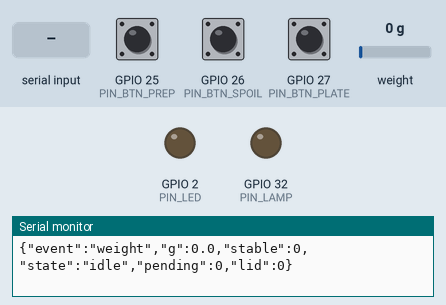
This sketch was run on a simulated ESP32. Shown: output pins drawn as LEDs (lit = HIGH), the last lines printed to the serial monitor. Dashed ring = blinking. The test bench sets the inputs (shaded band); at power-on: weight on the scale 0 g, GPIO 25 (PIN_BTN_PREP) HIGH, GPIO 26 (PIN_BTN_SPOIL) HIGH, GPIO 27 (PIN_BTN_PLATE) HIGH. EEPROM starts erased.

Above: at 4.2 s.
4.3 s: weight on the scale set to 10 g
6.8 s: weight on the scale set to 14 g
At 7.17 s:
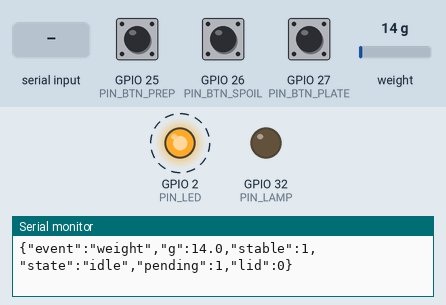
9.8 s: "o\n" received over Serial
At 10.04 s:
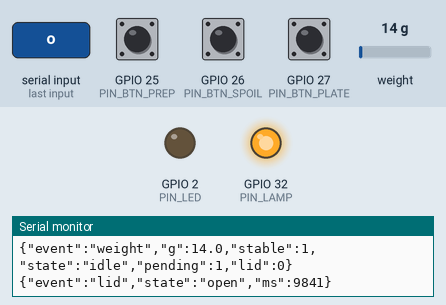
12.8 s: GPIO 25 (PIN_BTN_PREP) pulled LOW for 0.15 s
14.9 s: GPIO 26 (PIN_BTN_SPOIL) pulled LOW for 0.15 s
At 15.17 s:
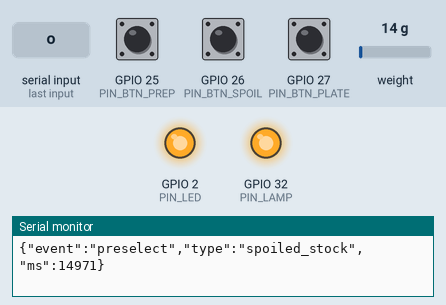
16.5 s: GPIO 27 (PIN_BTN_PLATE) pulled LOW for 0.15 s
At 18.0 s:
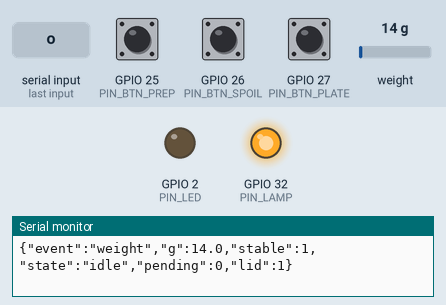
Timing chart, 0 to 19.1 s (numbered marks = the images above; inputs shaded):
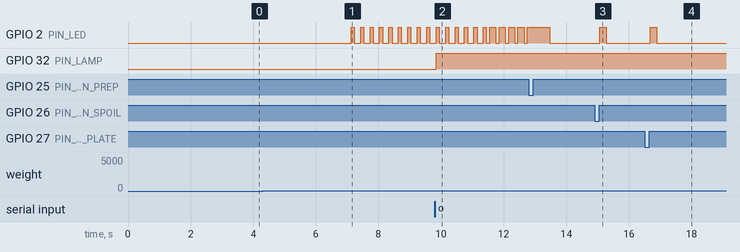

The sketch:

bin_tracker.ino
```cpp
/*
 * Bio Waste Tracker - ESP32 firmware (WebMeister360 challenge, CIC WS26)
 *
 * Hardware
 *   HX711 DOUT -> GPIO16, HX711 SCK -> GPIO4, HX711 VCC -> 3V3, GND -> GND
 *   Button PREP  (preparation_waste) -> GPIO25 to GND
 *   Button SPOIL (spoiled_stock)     -> GPIO26 to GND
 *   Button PLATE (plate_leftovers)   -> GPIO27 to GND
 *   Status LED -> GPIO2 (on-board LED on most dev boards)
 *   Lid switch  -> GPIO33 to GND (reed switch + magnet, or micro switch). Set USE_LID_SWITCH 1.
 *   Bin lamp    -> GPIO32 -> logic-level MOSFET (e.g. IRLZ44N) -> white LED strip inside the bin
 *
 * Bin camera (see docs/camera-setup.md): the ESP32 only reports the lid; the laptop takes the photos.
 *   {"event":"lid","state":"open","ms":...}    -> laptop takes the BEFORE photo
 *   {"event":"lid","state":"closed","ms":...}  -> laptop takes the AFTER photo (lamp still on)
 *   The lamp is on while the lid is open and LAMP_AFTER_MS after it closes.
 *
 * Library: "HX711 Arduino Library" by Bogdan Necula (bogde) - Library Manager.
 *
 * What it does
 *   The load cell weighs a small WEIGHING TRAY / insert (never the whole bin).
 *   Every 100 ms a reading is taken and median-filtered. A disposal is a step
 *   change in weight that settles to a new stable value:
 *       baseline --(weight leaves the noise band)--> MOVING
 *       MOVING   --(stable for STABLE_MS)--> delta = stable - baseline
 *         delta >= +MIN_DISPOSAL_G  -> disposal event (one record)
 *         delta <= -MIN_DISPOSAL_G  -> removal (tray emptied) - NOT a disposal
 *         otherwise                  -> bump / noise, ignored but logged
 *   Type: press a type button up to PRESELECT_MS before tipping, or within
 *   TYPE_WINDOW_MS after the weight settles. No press -> "unassigned"; the
 *   laptop applies the time rule and marks confidence low.
 *
 * Output: one JSON object per line on Serial (115200 baud).
 *   {"event":"disposal","id":7,"weight_g":312.4,"type":"plate_leftovers","source":"button","ms":123456}
 *   {"event":"weight","g":1204.1,"stable":1,"state":"idle"}          (every 500 ms, live view)
 *   {"event":"removal"|"ignored"|"unstable"|"overload"|"info"|..., ...}
 *
 * Serial commands (send with newline):
 *   t        tare (tray must be empty)
 *   c500     calibrate with a known 500 g weight on the tray (any grams value)
 *   i        print calibration info
 *   z        reset event counter
 *   o / x    simulate lid open / closed (test the camera pipeline without a switch)
 *   L1 / L0  bin lamp forced on / back to automatic (aim and focus the camera)
 */

#include <Arduino.h>
#include <HX711.h>
#include <Preferences.h>

// ---------------- Pins ----------------
const int PIN_HX_DOUT   = 16;
const int PIN_HX_SCK    = 4;
const int PIN_BTN_PREP  = 25;
const int PIN_BTN_SPOIL = 26;
const int PIN_BTN_PLATE = 27;
const int PIN_LED       = 2;
const int PIN_LID       = 33;
const int PIN_LAMP      = 32;

// ---------------- Bin camera support ----------------
#define USE_LID_SWITCH 0                  // 1 once the lid switch is wired (unwired pin would read "open")
const int      LID_OPEN_LEVEL = HIGH;     // reed switch closed by the magnet on the shut lid -> LOW = shut
const uint32_t LID_DEBOUNCE_MS = 80;
const uint32_t LAMP_AFTER_MS   = 4000;    // keep the lamp on for the AFTER photo

// ---------------- Tunables (tune tonight with real tests) ----------------
const uint32_t SAMPLE_MS        = 100;    // 10 Hz
const int      STABLE_SAMPLES   = 12;     // 1.2 s window must be flat
const float    STABLE_BAND_G    = 6.0;    // max-min inside window to count as stable
const float    TRIGGER_G        = 12.0;   // leave baseline by this much -> MOVING
const float    MIN_DISPOSAL_G   = 10.0;   // smaller settled steps are noise
const uint32_t TYPE_WINDOW_MS   = 8000;   // wait for button after settling
const uint32_t PRESELECT_MS     = 15000;  // button pressed before tipping still counts
const uint32_t UNSTABLE_MS      = 20000;  // leaning on the tray etc.
const float    CAPACITY_G       = 4500.0; // 5 kg cell incl. tray - warn before overload
const uint32_t STREAM_MS        = 500;
const float    DRIFT_ALPHA      = 0.02;   // slow zero tracking while idle

// ---------------- State ----------------
HX711 scale;
Preferences prefs;

float calFactor = 420.0;   // overwritten by calibration
long  hxOffset  = 0;

const int MED_N = 5;
float medBuf[MED_N];
int   medIdx = 0, medCount = 0;

float win[STABLE_SAMPLES];
int   winIdx = 0, winCount = 0;

enum State { IDLE, MOVING };
State state = IDLE;
float baseline = 0;
uint32_t movingSince = 0;
bool unstableReported = false;

uint32_t eventId = 0;

// pending disposal waiting for a type button
bool     pendingActive = false;
uint32_t pendingId = 0;
float    pendingWeight = 0;
uint32_t pendingSince = 0;

// pre-selected type (button pressed before tipping)
int      preType = -1;
uint32_t preAt = 0;

const char* TYPE_NAMES[] = {"preparation_waste", "spoiled_stock", "plate_leftovers"};
const int   BTN_PINS[]   = {PIN_BTN_PREP, PIN_BTN_SPOIL, PIN_BTN_PLATE};
bool        btnLast[3]   = {true, true, true};
uint32_t    btnChangedAt[3] = {0, 0, 0};

uint32_t lastSample = 0, lastStream = 0;
float filtered = 0;
bool overloadReported = false;

// lid + lamp
bool     lidOpen = false;
bool     lidRaw = false;
uint32_t lidChangedAt = 0;
uint32_t lampUntil = 0;
int      lampForced = -1;                 // -1 auto, 0 off, 1 on (serial L0 / L1)

// LED feedback
uint32_t ledUntil = 0;
int ledPattern = 0; // 0 off, 1 waiting-for-type fast blink, 2 confirm, 3 overload

// ---------------- Helpers ----------------
float median5(float* a, int n) {
  float t[MED_N];
  for (int i = 0; i < n; i++) t[i] = a[i];
  for (int i = 1; i < n; i++) {            // insertion sort, n <= 5
    float k = t[i]; int j = i - 1;
    while (j >= 0 && t[j] > k) { t[j + 1] = t[j]; j--; }
    t[j + 1] = k;
  }
  return t[n / 2];
}

void winPush(float v) {
  win[winIdx] = v;
  winIdx = (winIdx + 1) % STABLE_SAMPLES;
  if (winCount < STABLE_SAMPLES) winCount++;
}

void winReset() { winIdx = 0; winCount = 0; }

bool winStable(float* meanOut) {
  if (winCount < STABLE_SAMPLES) return false;
  float mn = win[0], mx = win[0], sum = 0;
  for (int i = 0; i < STABLE_SAMPLES; i++) {
    mn = min(mn, win[i]); mx = max(mx, win[i]); sum += win[i];
  }
  if (meanOut) *meanOut = sum / STABLE_SAMPLES;
  return (mx - mn) <= STABLE_BAND_G;
}

void emitDisposal(uint32_t id, float grams, const char* type, const char* source) {
  Serial.printf("{\"event\":\"disposal\",\"id\":%lu,\"weight_g\":%.1f,\"type\":\"%s\",\"source\":\"%s\",\"ms\":%lu}\n",
                (unsigned long)id, grams, type, source, (unsigned long)millis());
}

void finalizePending(int type, const char* source) {
  if (!pendingActive) return;
  emitDisposal(pendingId, pendingWeight, type >= 0 ? TYPE_NAMES[type] : "unassigned", source);
  pendingActive = false;
  ledPattern = 2; ledUntil = millis() + 600;
}

void saveCal() {
  prefs.begin("bwt", false);
  prefs.putFloat("cal", calFactor);
  prefs.putLong("off", hxOffset);
  prefs.end();
}

void onButton(int t) {
  uint32_t now = millis();
  if (pendingActive) {
    finalizePending(t, "button");          // type the disposal that just settled
  } else {
    preType = t; preAt = now;              // type the next disposal
    Serial.printf("{\"event\":\"preselect\",\"type\":\"%s\",\"ms\":%lu}\n", TYPE_NAMES[t], (unsigned long)now);
    ledPattern = 2; ledUntil = now + 300;
  }
}

void setLid(bool open) {
  if (open == lidOpen) return;
  lidOpen = open;
  uint32_t now = millis();
  if (!open) lampUntil = now + LAMP_AFTER_MS;
  Serial.printf("{\"event\":\"lid\",\"state\":\"%s\",\"ms\":%lu}\n", open ? "open" : "closed", (unsigned long)now);
}

void updateLid() {
#if USE_LID_SWITCH
  bool raw = digitalRead(PIN_LID) == LID_OPEN_LEVEL;
  uint32_t now = millis();
  if (raw != lidRaw) { lidRaw = raw; lidChangedAt = now; }
  if (now - lidChangedAt >= LID_DEBOUNCE_MS) setLid(lidRaw);
#endif
  bool lamp = lampForced >= 0 ? lampForced == 1 : (lidOpen || millis() < lampUntil);
  digitalWrite(PIN_LAMP, lamp ? HIGH : LOW);
}

void handleSerial() {
  if (!Serial.available()) return;
  String cmd = Serial.readStringUntil('\n');
  cmd.trim();
  if (cmd == "t") {
    scale.tare(20);
    hxOffset = scale.get_offset();
    saveCal();
    baseline = 0; winReset(); medCount = 0; state = IDLE;
    Serial.println("{\"event\":\"info\",\"msg\":\"tared\"}");
  } else if (cmd.startsWith("c")) {
    float grams = cmd.substring(1).toFloat();
    if (grams <= 0) { Serial.println("{\"event\":\"info\",\"msg\":\"usage: c<grams>\"}"); return; }
    scale.set_scale(1.0);
    float raw = scale.get_units(20);       // (raw - offset) with scale 1
    calFactor = raw / grams;
    scale.set_scale(calFactor);
    saveCal();
    baseline = scale.get_units(10); winReset(); medCount = 0; state = IDLE;
    Serial.printf("{\"event\":\"info\",\"msg\":\"calibrated\",\"factor\":%.4f}\n", calFactor);
  } else if (cmd == "i") {
    Serial.printf("{\"event\":\"info\",\"factor\":%.4f,\"offset\":%ld,\"baseline\":%.1f}\n", calFactor, hxOffset, baseline);
  } else if (cmd == "z") {
    eventId = 0;
    Serial.println("{\"event\":\"info\",\"msg\":\"counter reset\"}");
  } else if (cmd == "o" || cmd == "x") {
    setLid(cmd == "o");
  } else if (cmd == "L1" || cmd == "L0") {
    lampForced = cmd == "L1" ? 1 : -1;
    Serial.printf("{\"event\":\"info\",\"msg\":\"lamp %s\"}\n", cmd == "L1" ? "on" : "auto");
  }
}

void updateLed() {
  uint32_t now = millis();
  bool on = false;
  if (filtered > CAPACITY_G) on = true;                        // solid: empty the tray
  else if (pendingActive) on = (now / 150) % 2;                 // fast blink: press type
  else if (ledPattern == 2 && now < ledUntil) on = true;        // short flash: confirmed
  digitalWrite(PIN_LED, on ? HIGH : LOW);
}

// ---------------- Setup / loop ----------------
void setup() {
  Serial.begin(115200);
  Serial.setTimeout(50);
  for (int i = 0; i < 3; i++) pinMode(BTN_PINS[i], INPUT_PULLUP);
  pinMode(PIN_LED, OUTPUT);
  pinMode(PIN_LAMP, OUTPUT);
  digitalWrite(PIN_LAMP, LOW);
#if USE_LID_SWITCH
  pinMode(PIN_LID, INPUT_PULLUP);
  lidRaw = digitalRead(PIN_LID) == LID_OPEN_LEVEL;
  lidOpen = lidRaw;                       // no event for the state at boot
#endif

  scale.begin(PIN_HX_DOUT, PIN_HX_SCK);

  // Restore calibration so a power cut mid-shift does not zero a full tray.
  prefs.begin("bwt", true);
  bool haveCal = prefs.isKey("cal");
  calFactor = prefs.getFloat("cal", calFactor);
  hxOffset  = prefs.getLong("off", 0);
  prefs.end();

  scale.set_scale(calFactor);
  if (haveCal) {
    scale.set_offset(hxOffset);
  } else {
    scale.tare(20);
    hxOffset = scale.get_offset();
    saveCal();
  }
  baseline = scale.get_units(10);
  Serial.printf("{\"event\":\"info\",\"msg\":\"boot\",\"factor\":%.4f,\"restored\":%d,\"baseline\":%.1f}\n",
                calFactor, haveCal ? 1 : 0, baseline);
}

void loop() {
  uint32_t now = millis();
  handleSerial();
  updateLid();

  // Buttons: active low, 40 ms debounce, act on press edge
  for (int i = 0; i < 3; i++) {
    bool v = digitalRead(BTN_PINS[i]);
    if (v != btnLast[i] && now - btnChangedAt[i] > 40) {
      btnChangedAt[i] = now;
      btnLast[i] = v;
      if (!v) onButton(i);
    }
  }

  // Pending disposal timed out -> unassigned (laptop applies time rule)
  if (pendingActive && now - pendingSince > TYPE_WINDOW_MS) finalizePending(-1, "none");

  if (now - lastSample >= SAMPLE_MS && scale.is_ready()) {
    lastSample = now;
    float g = scale.get_units(1);
    medBuf[medIdx] = g; medIdx = (medIdx + 1) % MED_N;
    if (medCount < MED_N) medCount++;
    filtered = median5(medBuf, medCount);
    winPush(filtered);

    float mean;
    bool stable = winStable(&mean);

    if (filtered > CAPACITY_G && !overloadReported) {
      Serial.printf("{\"event\":\"overload\",\"g\":%.1f}\n", filtered);
      overloadReported = true;
    } else if (filtered < CAPACITY_G - 200) {
      overloadReported = false;
    }

    if (state == IDLE) {
      if (fabs(filtered - baseline) > TRIGGER_G) {
        state = MOVING; movingSince = now; unstableReported = false;
        // A new tip starts: close any disposal still waiting for its type
        if (pendingActive) finalizePending(-1, "none");
      } else if (stable && fabs(mean - baseline) < STABLE_BAND_G) {
        baseline += DRIFT_ALPHA * (mean - baseline);   // slow drift compensation
      }
    } else { // MOVING
      if (stable) {
        float delta = mean - baseline;
        if (delta >= MIN_DISPOSAL_G) {
          eventId++;
          // pre-selection counts if pressed during this tip, or at most PRESELECT_MS before it started
          bool usePre = preType >= 0 &&
                        ((int32_t)(preAt - movingSince) >= 0 || (movingSince - preAt) <= PRESELECT_MS);
          if (usePre) {
            emitDisposal(eventId, delta, TYPE_NAMES[preType], "button_pre");
            ledPattern = 2; ledUntil = now + 600;
          } else {
            pendingActive = true; pendingId = eventId; pendingWeight = delta; pendingSince = now;
          }
          preType = -1;
        } else if (delta <= -MIN_DISPOSAL_G) {
          Serial.printf("{\"event\":\"removal\",\"delta_g\":%.1f,\"g\":%.1f,\"ms\":%lu}\n", delta, mean, (unsigned long)now);
        } else {
          Serial.printf("{\"event\":\"ignored\",\"delta_g\":%.1f,\"ms\":%lu}\n", delta, (unsigned long)now);
        }
        baseline = mean;
        state = IDLE;
      } else if (now - movingSince > UNSTABLE_MS && !unstableReported) {
        Serial.printf("{\"event\":\"unstable\",\"g\":%.1f,\"ms\":%lu}\n", filtered, (unsigned long)now);
        unstableReported = true;
      }
    }
  }

  if (now - lastStream >= STREAM_MS) {
    lastStream = now;
    float m; bool st = winStable(&m);
    Serial.printf("{\"event\":\"weight\",\"g\":%.1f,\"stable\":%d,\"state\":\"%s\",\"pending\":%d,\"lid\":%d}\n",
                  filtered, st ? 1 : 0, state == IDLE ? "idle" : "moving", pendingActive ? 1 : 0, lidOpen ? 1 : 0);
  }

  updateLed();
}
```

Measured:
- the behaviour switches between 12 and 13 g on weight on the scale (found by bisection; images 0 and 1)
- after the input at 6.8 s, GPIO 2 (PIN_LED): alternates HIGH for 0.10 s and LOW for 0.20 s, starting after 0.33 s
- after the input at 9.8 s, GPIO 32 (PIN_LAMP): LOW → HIGH at once
- after the input at 14.9 s, GPIO 2 (PIN_LED): LOW → HIGH after 0.17 s, → LOW 0.20 s later
- after the input at 16.5 s, GPIO 2 (PIN_LED): LOW → HIGH after 0.18 s, → LOW 0.20 s later
